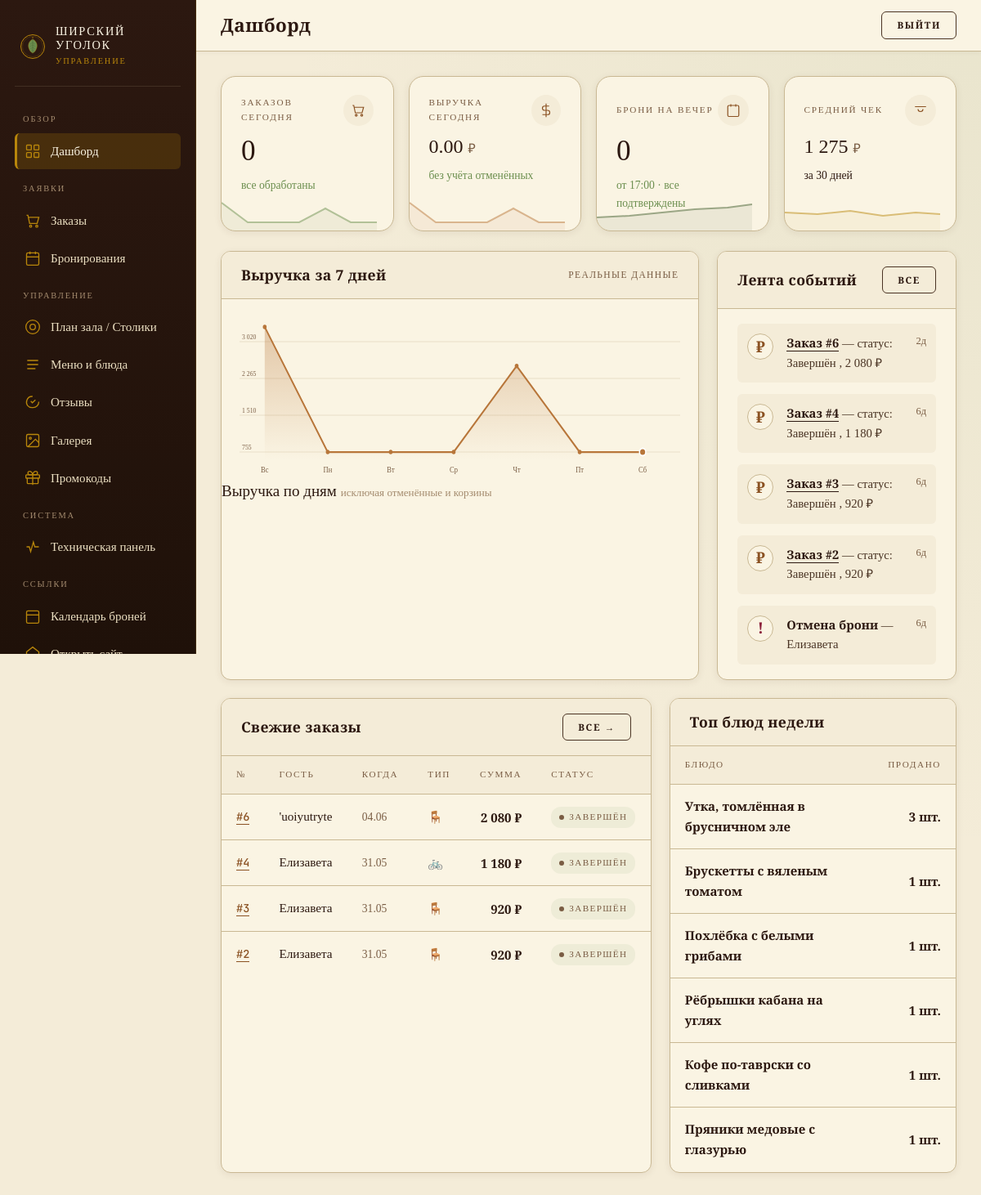
/admin_panel.php (signed in), run on the app's committed database.
### tables this page shows
CREATE TABLE `orders` (
  `id` int NOT NULL AUTO_INCREMENT,
  `user_id` int DEFAULT NULL,
  `customer_name` varchar(100) NOT NULL DEFAULT '',
  `customer_phone` varchar(20) NOT NULL DEFAULT '',
  `notes` text,
  `promo_code` varchar(50) DEFAULT NULL,
  `discount` decimal(10,2) NOT NULL DEFAULT '0.00',
  `customer_address` text,
  `total_price` decimal(10,2) NOT NULL DEFAULT '0.00',
  `status` enum('cart','pending','confirmed','preparing','ready','completed','cancelled') NOT NULL DEFAULT 'cart',
  `order_type` enum('dine_in','delivery','takeaway') DEFAULT NULL,
  `total` decimal(10,2) DEFAULT '0.00',
  `delivery_address` varchar(500) DEFAULT NULL,
  `created_at` timestamp NULL DEFAULT CURRENT_TIMESTAMP,
  `updated_at` datetime DEFAULT CURRENT_TIMESTAMP ON UPDATE CURRENT_TIMESTAMP,
  PRIMARY KEY (`id`),
  KEY `idx_orders_status` (`status`),
  KEY `idx_orders_user` (`user_id`),
  CONSTRAINT `orders_ibfk_1` FOREIGN KEY (`user_id`) REFERENCES `users` (`id`) ON DELETE SET NULL
);

CREATE TABLE `bookings` (
  `id` int NOT NULL AUTO_INCREMENT,
  `user_id` int DEFAULT NULL,
  `guest_name` varchar(150) NOT NULL,
  `guest_phone` varchar(50) NOT NULL,
  `guest_email` varchar(150) DEFAULT NULL,
  `booking_date` date NOT NULL,
  `booking_time` time NOT NULL,
  `party_size` int NOT NULL DEFAULT '2',
  `table_id` int DEFAULT NULL,
  `status` enum('pending','confirmed','rejected','cancelled','completed') NOT NULL DEFAULT 'pending',
  `notes` text,
  `admin_comment` text,
  `created_at` datetime DEFAULT CURRENT_TIMESTAMP,
  `updated_at` datetime DEFAULT CURRENT_TIMESTAMP ON UPDATE CURRENT_TIMESTAMP,
  PRIMARY KEY (`id`),
  KEY `user_id` (`user_id`),
  KEY `table_id` (`table_id`),
  CONSTRAINT `bookings_ibfk_1` FOREIGN KEY (`user_id`) REFERENCES `users` (`id`) ON DELETE SET NULL,
  CONSTRAINT `bookings_ibfk_2` FOREIGN KEY (`table_id`) REFERENCES `restaurant_tables` (`id`) ON DELETE SET NULL
);

CREATE TABLE `users` (
  `id` int NOT NULL AUTO_INCREMENT,
  `username` varchar(50) NOT NULL,
  `email` varchar(100) NOT NULL,
  `password` varchar(255) NOT NULL,
  `role` enum('user','admin') NOT NULL DEFAULT 'user',
  `full_name` varchar(100) DEFAULT NULL,
  `phone` varchar(20) DEFAULT NULL,
  `created_at` timestamp NULL DEFAULT CURRENT_TIMESTAMP,
  PRIMARY KEY (`id`),
  UNIQUE KEY `username` (`username`),
  UNIQUE KEY `email` (`email`)
);

### public/admin_panel.php (the view, shortened to what the rows shown need)
<?php
require_once 'includes/admin_auth.php';
require_once 'includes/order_helpers.php';
$flashSection = '';
$conn->query("CREATE TABLE IF NOT EXISTS gallery_images (
    id INT AUTO_INCREMENT PRIMARY KEY,
    slot_key VARCHAR(100) NOT NULL UNIQUE,
    label VARCHAR(200),
    image_path VARCHAR(500),
    created_at TIMESTAMP DEFAULT CURRENT_TIMESTAMP
)");
$active_section = $_GET['section'] ?? ($flashSection ?: (isset($_GET['order_status']) ? 'orders' : (isset($_GET['booking_status']) || isset($_GET['booking_date']) ? 'bookings' : 'dashboard')));
$recent_orders_res = $conn->query("SELECT o.id, o.total, o.status, o.created_at, o.order_type, u.username, u.full_name FROM orders o LEFT JOIN users u ON o.user_id=u.id WHERE o.status != 'cart' ORDER BY o.created_at DESC LIMIT 5");
$topDishes = [];
$r = $conn->query("SELECT oi.item_name, SUM(oi.quantity) AS cnt FROM order_items oi JOIN orders o ON oi.order_id=o.id WHERE o.status NOT IN ('cart','cancelled') AND o.created_at>=DATE_SUB(NOW(),INTERVAL 7 DAY) GROUP BY oi.item_name ORDER BY cnt DESC LIMIT 6");
if ($r) while ($row=$r->fetch_assoc()) $topDishes[]=$row;
$timelineEvents = [];
$r = $conn->query("SELECT 'order' AS etype, id, status, created_at, COALESCE(customer_name,'') AS person, COALESCE(total,0) AS amount FROM orders WHERE status!='cart' ORDER BY created_at DESC LIMIT 5");
if ($r) while ($row=$r->fetch_assoc()) $timelineEvents[]=$row;
$r = $conn->query("SELECT 'booking' AS etype, id, status, created_at, guest_name AS person, 0 AS amount FROM bookings ORDER BY created_at DESC LIMIT 5");
if ($r) while ($row=$r->fetch_assoc()) $timelineEvents[]=$row;
usort($timelineEvents, fn($a,$b)=>strcmp($b['created_at'],$a['created_at']));
$timelineEvents = array_slice($timelineEvents,0,7);
?>
<!doctype html>
<html lang="ru">
<head>
<link rel="stylesheet" href="style.css">
<link rel="stylesheet" href="assets/admin.css">
</head>
<body class="admin-body">
<div class="admin-main">
  <header class="admin-top">
    <h1 id="pageTitle">
      <?php
      $titles = ['dashboard'=>'Дашборд','orders'=>'Заказы','bookings'=>'Бронирования','tables'=>'Столики','menu'=>'Меню','reviews'=>'Отзывы','gallery'=>'Галерея','promos'=>'Промокоды'];
      echo $titles[$active_section] ?? 'Управление';
      ?>
    </h1>
  </header>
  <div class="admin-content">
    <div id="dashboard" class="admin-section-content <?= $active_section==='dashboard'?'active':'' ?>">
      <div class="admin-row" style="margin-bottom:22px;">
        <div class="panel">
          <div class="timeline">
            <?php foreach ($timelineEvents as $ev):
              $isOrder   = $ev['etype'] === 'order';
              $isNew     = $ev['status'] === 'pending';
              $isCancell = in_array($ev['status'], ['cancelled','rejected']);
              $ico = $isOrder ? '₽' : '+';
              if ($isCancell) $ico = '!';
              $icoColor = $isCancell ? 'var(--berry)' : ($isNew ? 'var(--moss)' : 'var(--amber-deep)');
              $ago = '';
              if (!empty($ev['created_at'])) {
                  $diff = time() - strtotime($ev['created_at']);
                  if ($diff < 60) $ago = $diff.'с';
                  elseif ($diff < 3600) $ago = round($diff/60).'м';
                  elseif ($diff < 86400) $ago = round($diff/3600).'ч';
                  else $ago = round($diff/86400).'д';
              }
            ?>
            <div class="ev">
              <div class="ico" style="color:<?= $icoColor ?>;font-weight:bold;"><?= $ico ?></div>
              <div class="txt">
                <?php if ($isOrder): ?>
                  <strong><a href="admin_order.php?id=<?= $ev['id'] ?>" style="color:inherit;">Заказ #<?= $ev['id'] ?></a></strong>
                  — <?php if($isCancell): ?>отменён<?php elseif($isNew): ?>новый<?php else: ?>статус: <?= order_status_label($ev['status']) ?><?php endif; ?>
                  <?php if($ev['amount'] > 0): ?>, <?= number_format((float)$ev['amount'],0,'.',' ') ?> ₽<?php endif; ?>
                <?php else: ?>
                  <?php if($isCancell): ?>
                    <strong>Отмена брони</strong> — <?= htmlspecialchars(mb_substr($ev['person'],0,20)) ?>
                  <?php elseif($isNew): ?>
                    <strong>Новая бронь</strong> от <?= htmlspecialchars(mb_substr($ev['person'],0,20)) ?>
                  <?php else: ?>
                    <strong>Бронь #<?= $ev['id'] ?></strong> — <?= booking_status_label($ev['status']) ?>
                  <?php endif; ?>
                <?php endif; ?>
              </div>
              <div class="when"><?= $ago ?></div>
            </div>
            <?php endforeach; ?>
          </div>
        </div>
      </div>
      <div class="admin-row" style="grid-template-columns:1.5fr 1fr;">
        <div class="panel">
          <table class="table">
            <thead><tr><th>№</th><th>Гость</th><th>Когда</th><th>Тип</th><th>Сумма</th><th>Статус</th></tr></thead>
            <tbody>
            <?php if ($recent_orders_res): while ($ro = $recent_orders_res->fetch_assoc()):
              $typeIco = ['delivery'=>'🚲','dine_in'=>'🪑','takeaway'=>'🛍'][$ro['order_type'] ?? ''] ?? '📦';
              $diff = time() - strtotime($ro['created_at'] ?? 'now');
              $agoStr = $diff<60 ? 'только что' : ($diff<3600 ? round($diff/60).' мин' : ($diff<86400 ? round($diff/3600).' ч' : date('d.m',strtotime($ro['created_at']))));
            ?>
            <tr style="cursor:pointer;" onclick="window.location='admin_order.php?id=<?= $ro['id'] ?>'">
              <td class="ord-id"><a href="admin_order.php?id=<?= $ro['id'] ?>">#<?= $ro['id'] ?></a></td>
              <td class="ord-name"><?= htmlspecialchars($ro['full_name'] ?: $ro['username'] ?: '—') ?></td>
              <td class="ord-time"><?= $agoStr ?></td>
              <td><?= $typeIco ?></td>
              <td class="ord-sum"><?= $ro['total'] ? number_format((float)$ro['total'],0,'.',' ').' ₽' : '—' ?></td>
              <td><span class="status <?= ['pending'=>'new','confirmed'=>'ready','preparing'=>'cook','ready'=>'ready','completed'=>'done','cancelled'=>'cancel'][$ro['status']] ?? '' ?>"><?= order_status_label($ro['status']) ?></span></td>
            </tr>
            <?php endwhile; endif; ?>
            </tbody>
          </table>
        </div>
        <div class="panel">
          <?php if (!empty($topDishes)): ?>
          <table class="table">
            <thead><tr><th>Блюдо</th><th style="text-align:right;">Продано</th></tr></thead>
          </table>
          <?php else: ?>
          <div style="padding:32px;text-align:center;color:var(--ink-mute);font-style:italic;">Заказов на этой неделе ещё нет</div>
          <?php endif; ?>
        </div>
      </div>
    </div>
  </div>
</div>
</body>
</html>

### data on the page
orders: ico "₽", id "6", status "Завершён", amount "2 080", created_at "2д", user.full_name "'uoiyutryte", order_type "🪑", total "2 080", status "ЗАВЕРШЁН"
orders: ico "₽", id "4", status "Завершён", amount "1 180", created_at "6д", user.full_name "Елизавета", order_type "🚲", total "1 180", status "ЗАВЕРШЁН"
orders: ico "₽", id "3", status "Завершён", amount "920", created_at "6д", user.full_name "Елизавета", order_type "🪑", total "920", status "ЗАВЕРШЁН"
orders: ico "₽", id "2", status "Завершён", amount "920", created_at "6д", user.full_name "Елизавета", order_type "🪑", total "920", status "ЗАВЕРШЁН"
bookings: status "!", guest_name "Елизавета", created_at "6д"

### other printed values
$titles[$active_section] "Дашборд"
$dash_orders_today "0"
$dash_revenue_today "0.00"
$dash_bookings_evening "0"
$dash_avg_check ?: '—' "1 275"
$ylabels[$ki] "3 020"
$ylabels[$ki] "2 265"
$ylabels[$ki] "1 510"
$ylabels[$ki] "755"
$chartLabels[$ci] "Вс"
$chartLabels[$ci] "Пн"
$chartLabels[$ci] "Вт"
$chartLabels[$ci] "Ср"
$chartLabels[$ci] "Чт"
$chartLabels[$ci] "Пт"
